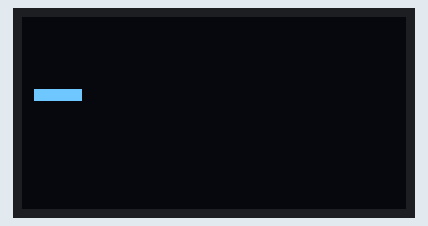
A sketch run on a simulated ESP32. Parts: 128×64 one-colour display. The display library's start-up logo is not drawn; random numbers use the default seed unless the sketch sets one.

Above: at 2.1 s.
At 6.8 s:
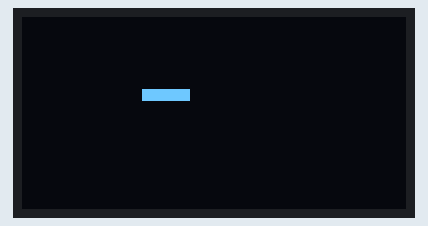
At 11.4 s:
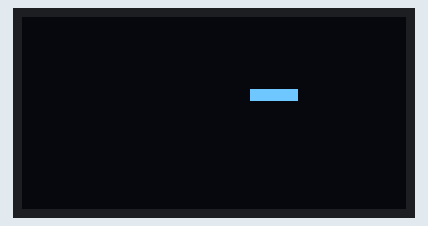
At 20.7 s:
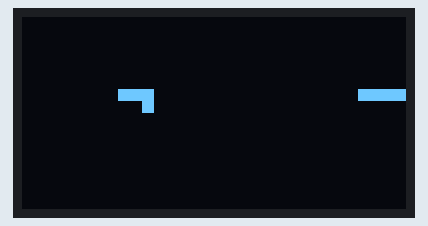
At 30.0 s:
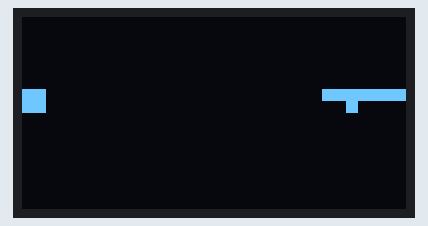
At 39.2 s:
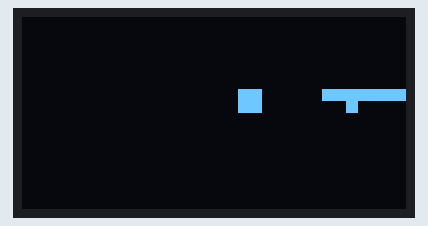

Measured:
- what the display in image 0 shows lasts 0.5 s, from 2.1 s to 2.6 s

The sketch:

sketch_jun28a.ino
```cpp
#include <SPI.h>
#include <Wire.h>
#include <Adafruit_GFX.h>
#include <Adafruit_SSD1306.h>

#define SCREEN_WIDTH 128
#define SCREEN_HEIGHT 64
#define OLED_RESET    -1
#define OLED_CS     14
#define OLED_DC     27
#define OLED_RESET  26
#define OLED_MOSI   25
#define OLED_CLK    13

Adafruit_SSD1306 display(SCREEN_WIDTH, SCREEN_HEIGHT, OLED_MOSI, OLED_CLK, OLED_DC, OLED_RESET, OLED_CS);

const int BOARD_WIDTH = 32;
const int BOARD_HEIGHT = 16;
const int BLOCK_SIZE = 4;

bool board[BOARD_HEIGHT][BOARD_WIDTH] = {0};

struct Tetromino {
  bool shape[4][4];
  int x, y;
};

Tetromino currentPiece;

const Tetromino TETROMINOES[] = {
  {{{1,1,1,1}}, 0, 0}, // I
  {{{1,1},{1,1}}, 0, 0}, // O
  {{{1,1,1},{0,1,0}}, 0, 0}, // T
  {{{1,1,1},{1,0,0}}, 0, 0}, // L
  {{{1,1,1},{0,0,1}}, 0, 0}, // J
  {{{1,1,0},{0,1,1}}, 0, 0}, // S
  {{{0,1,1},{1,1,0}}, 0, 0}  // Z
};

unsigned long lastMoveTime = 0;
const unsigned long moveDelay = 500; // Move every 500ms

void setup() {
  Serial.begin(115200);

  if(!display.begin(SSD1306_SWITCHCAPVCC)) {
    Serial.println(F("SSD1306 allocation failed"));
    for(;;);
  }

  display.display();
  delay(2000);
  display.clearDisplay();

  randomSeed(analogRead(0));
  spawnNewPiece();
}

void loop() {
  handleInput();

  unsigned long currentTime = millis();
  if (currentTime - lastMoveTime >= moveDelay) {
    movePiece(1, 0);
    lastMoveTime = currentTime;
  }

  display.clearDisplay();
  drawBoard();
  drawPiece();
  display.display();
}

void handleInput() {
  if (Serial.available()) {
    char input = Serial.read();
    switch (input) {
      case 'w':
        rotatePiece();
        break;
      case 'a':
        movePiece(0, -1);
        break;
      case 's':
        movePiece(0, 1);
        break;
      case 'd':
        movePiece(1, 0);
        break;
    }
  }
}

void spawnNewPiece() {
  currentPiece = TETROMINOES[random(7)];
  currentPiece.x = 0;
  currentPiece.y = BOARD_HEIGHT / 2 - 2;
}

void drawBoard() {
  for (int y = 0; y < BOARD_HEIGHT; y++) {
    for (int x = 0; x < BOARD_WIDTH; x++) {
      if (board[y][x]) {
        display.fillRect(x * BLOCK_SIZE, y * BLOCK_SIZE, BLOCK_SIZE, BLOCK_SIZE, SSD1306_WHITE);
      }
    }
  }
}

void drawPiece() {
  for (int y = 0; y < 4; y++) {
    for (int x = 0; x < 4; x++) {
      if (currentPiece.shape[y][x]) {
        display.fillRect((currentPiece.x + x) * BLOCK_SIZE, (currentPiece.y + y) * BLOCK_SIZE, BLOCK_SIZE, BLOCK_SIZE, SSD1306_WHITE);
      }
    }
  }
}

void movePiece(int dx, int dy) {
  currentPiece.x += dx;
  currentPiece.y += dy;

  if (checkCollision()) {
    currentPiece.x -= dx;
    currentPiece.y -= dy;
    if (dx > 0) { // Only place the piece if it was moving right
      placePiece();
      clearLines();
      spawnNewPiece();
      if (checkCollision()) {
        resetGame();
      }
    }
  }
}

void rotatePiece() {
  Tetromino rotated = currentPiece;
  for (int y = 0; y < 4; y++) {
    for (int x = 0; x < 4; x++) {
      rotated.shape[x][3-y] = currentPiece.shape[y][x];
    }
  }

  currentPiece = rotated;
  if (checkCollision()) {
    // Undo rotation if it causes a collision
    currentPiece = rotated;
  }
}

bool checkCollision() {
  for (int y = 0; y < 4; y++) {
    for (int x = 0; x < 4; x++) {
      if (currentPiece.shape[y][x]) {
        int boardX = currentPiece.x + x;
        int boardY = currentPiece.y + y;
        if (boardX < 0 || boardX >= BOARD_WIDTH || boardY < 0 || boardY >= BOARD_HEIGHT || board[boardY][boardX]) {
          return true;
        }
      }
    }
  }
  return false;
}

void placePiece() {
  for (int y = 0; y < 4; y++) {
    for (int x = 0; x < 4; x++) {
      if (currentPiece.shape[y][x]) {
        board[currentPiece.y + y][currentPiece.x + x] = true;
      }
    }
  }
}

void clearLines() {
  for (int y = 0; y < BOARD_HEIGHT; y++) {
    bool lineComplete = true;
    for (int x = 0; x < BOARD_WIDTH; x++) {
      if (!board[y][x]) {
        lineComplete = false;
        break;
      }
    }
    if (lineComplete) {
      for (int yy = y; yy > 0; yy--) {
        for (int x = 0; x < BOARD_WIDTH; x++) {
          board[yy][x] = board[yy-1][x];
        }
      }
      for (int x = 0; x < BOARD_WIDTH; x++) {
        board[0][x] = false;
      }
    }
  }
}

void resetGame() {
  for (int y = 0; y < BOARD_HEIGHT; y++) {
    for (int x = 0; x < BOARD_WIDTH; x++) {
      board[y][x] = false;
    }
  }
  spawnNewPiece();
}
```
